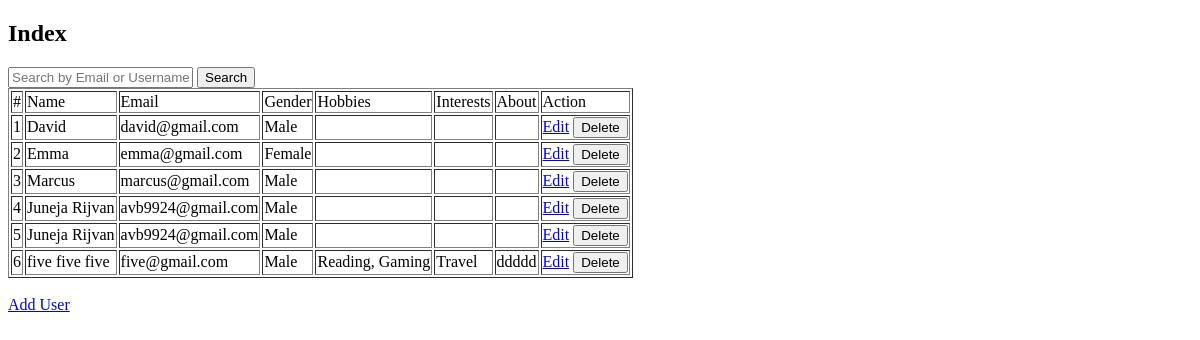
Before: / with the older database file.
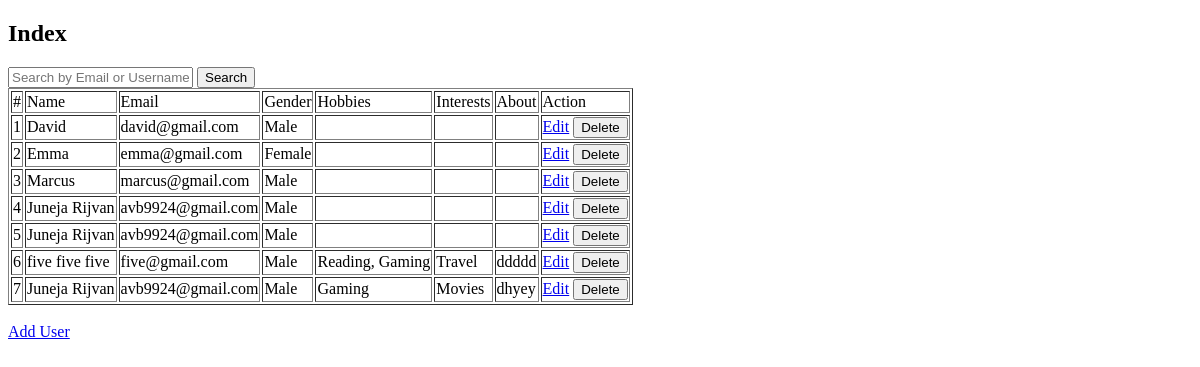
After: the same page with the newer database file.
### tables this page shows
CREATE TABLE `users` (
  `id` int(11) NOT NULL,
  `name` varchar(100) NOT NULL,
  `email` varchar(100) NOT NULL,
  `gender` varchar(100) NOT NULL,
  `about` varchar(500) NOT NULL,
  `hobbies` varchar(255) NOT NULL,
  `interests` varchar(255) NOT NULL,
  `username` varchar(225) NOT NULL
);

### index.php (the view, shortened to what this page needs)
<!DOCTYPE html>
<html lang="en" dir="ltr">
  <head>
  </head>
  <body>
    <h2>Index</h2>
    <form action="index.php" method="GET">
    <input type="text" name="search" placeholder="Search by Email or Username">
    <button type="submit">Search</button>
</form>
    <table border = 1>
      <tr>
        <td>#</td>
        <td>Name</td>
        <td>Email</td>
        <td>Gender</td>
        <td>Hobbies</td>
        <td>Interests</td>
        <td>About</td>
        <td>Action</td>
      </tr>
      <?php
if (isset($_GET['search'])) {
  $searchTerm = trim($_GET['search']);
  $sql = "SELECT * FROM users WHERE email LIKE ? OR username LIKE ?";
  $db = new PDO('mysql:host=localhost;dbname=data','root','');
  $stmt = $db->prepare($sql);
  $stmt->bindValue(1, "%$searchTerm%", PDO::PARAM_STR);
  $stmt->bindValue(2, "%$searchTerm%", PDO::PARAM_STR);
  $stmt->execute();
  $results = $stmt->fetchAll(PDO::FETCH_ASSOC);
  $i = 1;
  if (empty($results)) {
      echo "No matching records found.";
  } else {
    foreach($results as $row) : ?>
      <tr id = <?php echo $row["id"]; ?>>
        <td><?php echo $i++; ?></td>
        <td><?php echo $row["name"]; ?></td>
        <td><?php echo $row["email"]; ?></td>
        <td><?php echo $row["gender"]; ?></td>
        <td><?php echo $row["hobbies"]; ?></td>
        <td><?php echo $row["interests"]; ?></td>
        <td><?php echo $row["about"]; ?></td>
        <td>
          <a href="edituser.php?id=<?php echo $row['id']; ?>">Edit</a>
          <button type="button" onclick = "submitData(<?php echo $row['id']; ?>);">Delete</button>
        </td>
      </tr>
      <?php endforeach; ?>
    </table>
  <?php }
} else {
  $sql = "SELECT * FROM users";
  require 'config.php';
  $results = $conn -> query($sql);
  $i = 1;
  foreach($results as $row) : ?>
    <tr id = <?php echo $row["id"]; ?>>
      <td><?php echo $i++; ?></td>
      <td><?php echo $row["name"]; ?></td>
      <td><?php echo $row["email"]; ?></td>
      <td><?php echo $row["gender"]; ?></td>
      <td><?php echo $row["hobbies"]; ?></td>
      <td><?php echo $row["interests"]; ?></td>
      <td><?php echo $row["about"]; ?></td>
      <td>
        <a href="edituser.php?id=<?php echo $row['id']; ?>">Edit</a>
        <button type="button" onclick = "submitData(<?php echo $row['id']; ?>);">Delete</button>
      </td>
    </tr>
    <?php endforeach; ?>
  </table><?php
}
?>
    <br>
    <a href="adduser.php">Add User</a>
  </body>
</html>

Changed rows visible on the page:
added users: name "Juneja Rijvan", email "avb9924@gmail.com", gender "Male", hobbies "Gaming", interests "Movies", about "dhyey"
